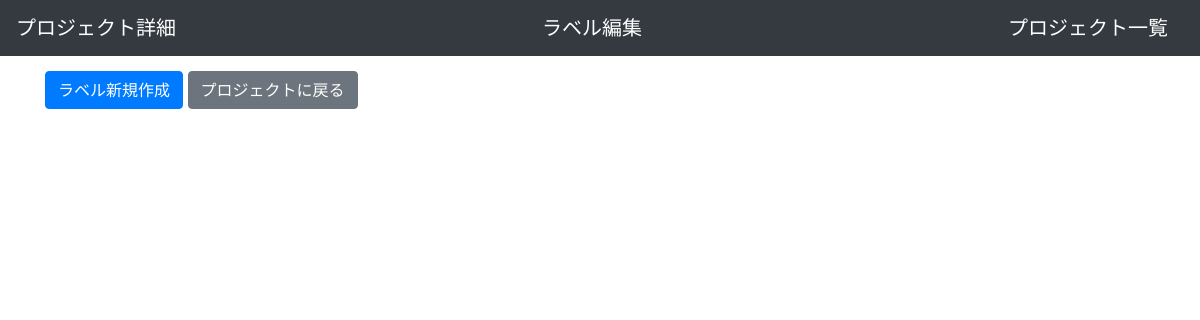
Page /projects/7/label (signed in) on the earlier database version.
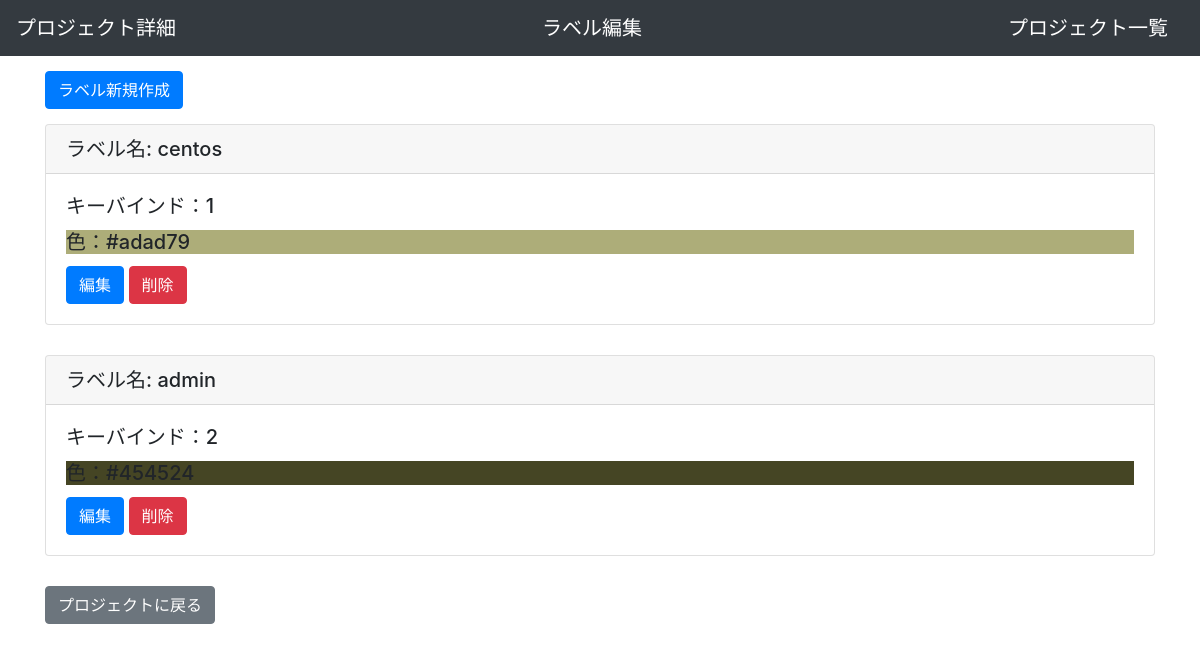
Same page on the later database version.
### mytoolapp/models.py (models this page shows)
class LabelModel(models.Model):
    name = models.CharField(max_length=50)
    keybind = models.CharField(max_length=1)
    color = models.CharField(max_length=10)
    projects = models.ForeignKey(
        ProjectModel, verbose_name='プロジェクト',  on_delete=models.CASCADE, null=True)
    def __str__(self):
        return self.name

### mytoolapp/views.py (the view)
# urls.py: path('projects/<int:pk>/label', labelview, name='label'),
@login_required
def labelview(request, pk):
    project = ProjectModel.objects.get(pk=pk)
    print('project_id: ', end='')
    print(project.id)
    label_list = LabelModel.objects.filter(projects_id=project.id)
    print('label_list')
    print(label_list)
    for label in label_list:
        print(label.id)
    return render(request, 'label.html', {'label_list': label_list, 'project_pk': pk})

### templates/label.html (shortened to what this page needs)
{% extends 'base.html' %}
{% load static %}
{% block header %}
<link rel='stylesheet' type="text/css" href="{% static 'css/style.css' %}">
<link rel='stylesheet' type="text/css" href="{% static 'css/jquery.minicolors.css' %}">
{% endblock header %}
{% block content %}
<nav class="navbar navbar-dark bg-dark">
    <a href="{% url 'project_detail' project_pk %}" class=" navbar-brand">プロジェクト詳細</a>
    <a href="{% url 'label' project_pk %}" class="navbar-brand">ラベル編集</a>
    <a href="{% url 'projects'  %}" class=" navbar-brand">プロジェクト一覧</a>
</nav>
<div class='container'>
    <a href="{% url 'label_create' project_pk %}" class="btn btn-primary new-label" role="button"
        aria-pressed="true">ラベル新規作成</a>
    {% for item in label_list %}
    <div class="card">
        <h5 class="card-header">ラベル名: {{ item.name }}</h5>
        <div class="card-body">
            <h5 class="card-title">キーバインド：{{ item.keybind }}</h5>
            <h5 class="card-title" style="background-color: {{item.color}};">色：{{ item.color }}</h5>
            <a href="{% url 'label_update'  project_pk item.id %}" class="btn btn-primary">編集</a>
            <a href="{% url 'label_delete'  project_pk item.id %}" class="btn btn-danger">削除</a>
        </div>
    </div>
    {% endfor %}
    <a href="{% url 'project_detail'  project_pk %}" class="btn btn-secondary">プロジェクトに戻る</a>
</div>
{% endblock content %}

Differences in the rows shown:
added LabelModel: name "centos", keybind "1", color "#adad79"
added LabelModel: name "admin", keybind "2"
